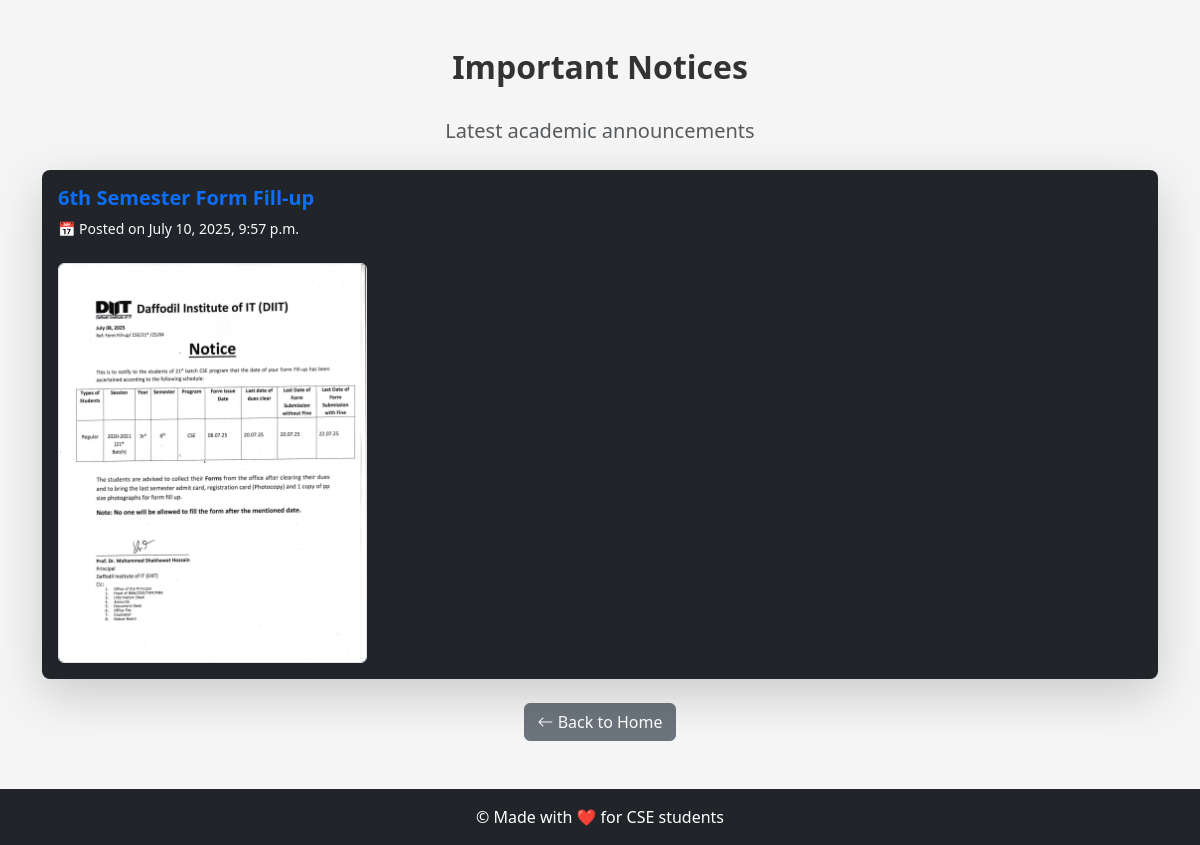
The page /notice/ on the database its author committed.
### notes/models.py (models this page shows, shortened)
class Notice(models.Model):
    title = models.CharField(max_length=200)
    content = models.TextField(blank=True, null=True)
    attachment = models.FileField(
        upload_to='notices/',
        blank=True,
        null=True,
        help_text="Optional: Upload an image or document (PDF, JPG, PNG)"
    )
    created_at = models.DateTimeField(default=timezone.now)

### notes/views.py (the view)
# urls.py: path('notice/', views.notice_page, name='notice'),
def notice_page(request):
    notices = Notice.objects.all().order_by('-created_at')
    return render(request, 'dropdown/notice.html', {'notices': notices})

### notes/templates/dropdown/notice.html (shortened to what this page needs)
{% load static %}
<!DOCTYPE html>
<html lang="en">
<head>
  <link href="https://cdn.jsdelivr.net/npm/bootstrap@5.3.3/dist/css/bootstrap.min.css" rel="stylesheet">
  <link href="https://cdn.jsdelivr.net/npm/bootstrap-icons@1.10.5/font/bootstrap-icons.css" rel="stylesheet">
  <link rel="stylesheet" href="{% static 'css/style.css' %}">
</head>
<body class="d-flex flex-column min-vh-100">
  <main class="container py-5 flex-grow-1">
    <div class="text-center mb-4">
      <h2 class="fw-bold">Important Notices</h2>
      <p class="lead text-muted">Latest academic announcements</p>
    </div>
   {% for notice in notices %}
    <div class="card mb-4 shadow-lg border-0">
  <div class="card-body bg-dark rounded-3">
    <h4 class="card-title text-primary fw-bold">{{ notice.title }}</h4>
    <p class="text-light small mb-2">📅 Posted on {{ notice.created_at|date:"F j, Y, g:i a" }}</p>
    {% if notice.attachment %}
      {% if notice.attachment.url|lower|slice:"-4:" == ".pdf" %}
        <a href="{{ notice.attachment.url }}" class="btn btn-outline-success" target="_blank">
          <i class="bi bi-file-earmark-pdf"></i> View PDF
        </a>
      {% else %}
        <img src="{{ notice.attachment.url }}" alt="Notice Image"
             class="img-fluid mt-3 border rounded shadow-sm"
             style="max-height: 400px;">
      {% endif %}
    {% endif %}
  </div>
</div>
{% endfor %}
    <div class="text-center">
      <a href="{% url 'home' %}" class="btn btn-secondary">
        <i class="bi bi-arrow-left"></i> Back to Home
      </a>
    </div>
  </main>
 <footer class="footer bg-dark text-white py-3 mt-auto">
    <div class="container text-center">
      <p class="mb-0">&copy; Made with ❤️ for CSE students</p>
    </div>
  </footer>
  <link href="https://cdn.jsdelivr.net/npm/bootstrap-icons@1.10.5/font/bootstrap-icons.css" rel="stylesheet">
</body>
</html>

### static/css/style.css (style rules this page uses)
body { font-family: 'Segoe UI', sans-serif; background-color: #f5f5f5; }
.card { background: linear-gradient(145deg, #1f1f1f, #2e2e2e); color: #f5f5f5; border: 1px solid #333; border-radius: 12px; transition: transform 0.2s ease, box-shadow 0.2s ease; box-shadow: 0 4px 12px rgba(0, 0, 0, 0.3); }
.card .card-title { font-weight: 600; font-size: 1.25rem; color: #00e5ff; }
.footer { background-color: #212529; color: #fff; padding: 20px 0; }
.container h2 { font-weight: 600; margin-bottom: 30px; color: #333; }

### rows shown on the page
Notice: title "6th Semester Form Fill-up", created_at "July 10, 2025, 9:57 p.m.", attachment (picture)
